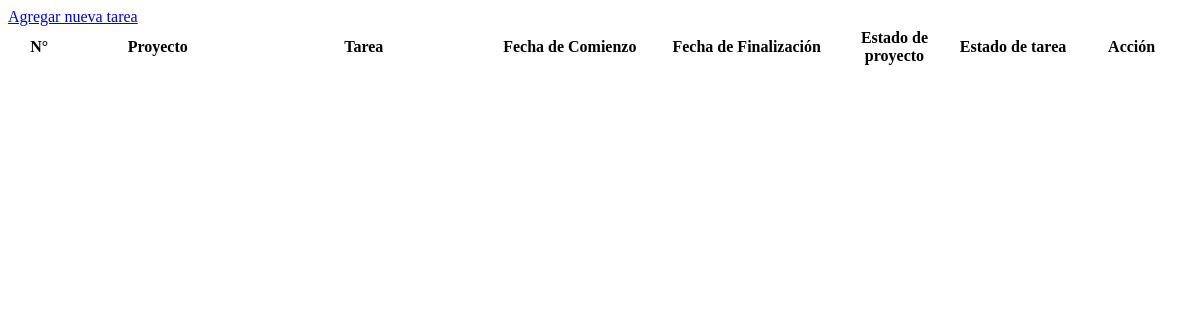
/tarea_list.php, run on an earlier commit of the app's database.
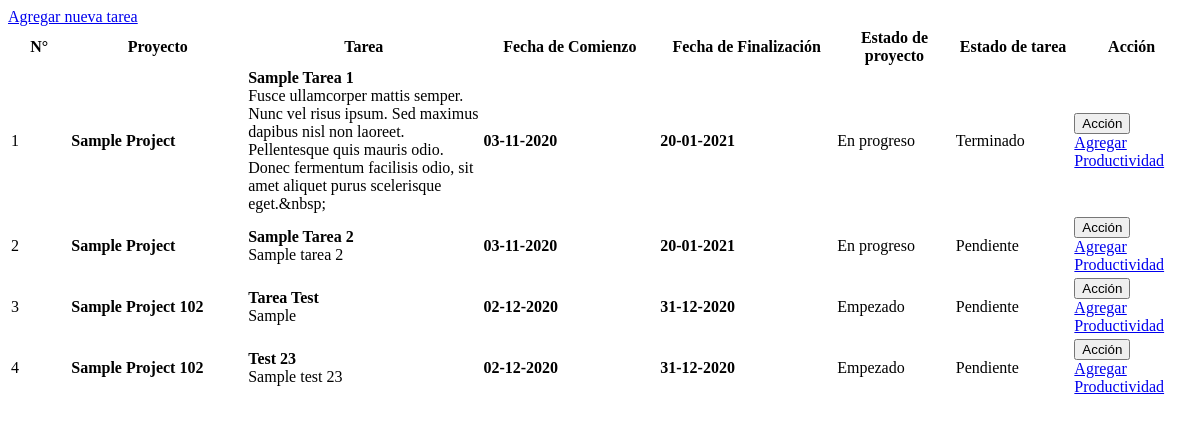
And on a later commit of the database.
### tables this page shows
CREATE TABLE `tarea_list` (
  `id` int(30) NOT NULL,
  `proyecto_id` int(30) NOT NULL,
  `tarea` varchar(200) NOT NULL,
  `descripcion` text NOT NULL,
  `status` tinyint(4) NOT NULL,
  `fecha_de_creacion` datetime NOT NULL DEFAULT current_timestamp()
);

CREATE TABLE `proyecto_list` (
  `id` int(30) NOT NULL,
  `nombre` varchar(200) NOT NULL,
  `descripcion` text NOT NULL,
  `status` tinyint(2) NOT NULL,
  `fecha_de_inicio` date NOT NULL,
  `fin_fecha` date NOT NULL,
  `manager_id` int(30) NOT NULL,
  `usuario_ids` text NOT NULL,
  `fecha_de_creacion` datetime NOT NULL DEFAULT current_timestamp()
);

### tarea_list.php (the view, shortened to what this page needs)
<?php include'db_connect.php' ?>
<div class="col-lg-12">
	<div class="card card-outline card-success">
		<div class="card-header">
			<div class="card-tools">
				<a class="btn btn-block btn-sm btn-default btn-flat border-primary" href="./index.php?page=new_project"><i class="fa fa-plus"></i> Agregar nueva tarea</a>
			</div>
		</div>
		<div class="card-body">
			<table class="table tabe-hover table-condensed" id="list">
				<colgroup>
					<col width="5%">
					<col width="15%">
					<col width="20%">
					<col width="15%">
					<col width="15%">
					<col width="10%">
					<col width="10%">
					<col width="10%">
				</colgroup>
				<thead>
					<tr>
						<th class="text-center">N°</th>
						<th>Proyecto</th>
						<th>Tarea</th>
						<th>Fecha de Comienzo</th>
						<th>Fecha de Finalización</th>
						<th>Estado de proyecto</th>
						<th>Estado de tarea</th>
						<th>Acción</th>
					</tr>
				</thead>
				<tbody>
					<?php
					$i = 1;
					$where = "";
					$stat = array("Pendiente", "Empezado", "En progreso", "En espera", "Vencido", "Terminado");
					$qry = $conn->query("SELECT t.*,p.nombre as pnombre,p.fecha_de_inicio,p.status as pstatus, p.fin_fecha,p.id as pid FROM tarea_list t inner join proyecto_list p on p.id = t.proyecto_id $where order by p.nombre asc");
					while($row= $qry->fetch_assoc()):
						$trans = get_html_translation_table(HTML_ENTITIES,ENT_QUOTES);
						unset($trans["\""], $trans["<"], $trans[">"], $trans["<h2"]);
						$desc = strtr(html_entity_decode($row['descripcion']),$trans);
						$desc=str_replace(array("<li>","</li>"), array("",", "), $desc);
		                $cprog = $conn->query("SELECT * FROM tarea_list where proyecto_id = {$row['pid']} and status = 3")->num_rows;
		                $prod = $conn->query("SELECT * FROM productividad_usuario where proyecto_id = {$row['pid']}")->num_rows;
		                if($row['pstatus'] == 0 && strtotime(date('Y-m-d')) >= strtotime($row['fecha_de_inicio'])):
		                if($prod  > 0  || $cprog > 0)
		                  $row['pstatus'] = 2;
		                else
		                  $row['pstatus'] = 1;
		                elseif($row['pstatus'] == 0 && strtotime(date('Y-m-d')) > strtotime($row['fin_fecha'])):
		                $row['pstatus'] = 4;
		                endif;
					?>
					<tr>
						<td class="text-center"><?php echo $i++ ?></td>
						<td>
							<p><b><?php echo ucwords($row['pnombre']) ?></b></p>
						</td>
						<td>
							<p><b><?php echo ucwords($row['tarea']) ?></b></p>
							<p class="truncate"><?php echo strip_tags($desc) ?></p>
						</td>
						<td><b><?php echo date("d-m-Y",strtotime($row['fecha_de_inicio'])) ?></b></td>
						<td><b><?php echo date("d-m-Y",strtotime($row['fin_fecha'])) ?></b></td>
						<td class="text-center">
							<?php
							  if($stat[$row['pstatus']] =='Pendiente'){
							  	echo "<span class='badge badge-secondary'>{$stat[$row['pstatus']]}</span>";
							  }elseif($stat[$row['pstatus']] =='Empezado'){
							  	echo "<span class='badge badge-primary'>{$stat[$row['pstatus']]}</span>";
							  }elseif($stat[$row['pstatus']] =='En progreso'){
							  	echo "<span class='badge badge-info'>{$stat[$row['pstatus']]}</span>";
							  }elseif($stat[$row['pstatus']] =='En espera'){
							  	echo "<span class='badge badge-warning'>{$stat[$row['pstatus']]}</span>";
							  }elseif($stat[$row['pstatus']] =='Vencido'){
							  	echo "<span class='badge badge-danger'>{$stat[$row['pstatus']]}</span>";
							  }elseif($stat[$row['pstatus']] =='Terminado'){
							  	echo "<span class='badge badge-success'>{$stat[$row['pstatus']]}</span>";
							  }
							?>
						</td>
						<td>
                        	<?php
                        	if($row['status'] == 1){
						  		echo "<span class='badge badge-secondary'>Pendiente</span>";
                        	}elseif($row['status'] == 2){
						  		echo "<span class='badge badge-primary'>En progreso</span>";
                        	}elseif($row['status'] == 3){
						  		echo "<span class='badge badge-success'>Terminado</span>";
                        	}
                        	?>
                        </td>
						<td class="text-center">
							<button type="button" class="btn btn-default btn-sm btn-flat border-info wave-effect text-info dropdown-toggle" data-toggle="dropdown" aria-expanded="true">
		                      Acción
		                    </button>
			                    <div class="dropdown-menu" style="">
			                      <a class="dropdown-item new_productivity" data-pid = '<?php echo $row['pid'] ?>' data-tid = '<?php echo $row['id'] ?>'  data-tarea = '<?php echo ucwords($row['tarea']) ?>'  href="javascript:void(0)">Agregar Productividad</a>
								</div>
						</td>
					</tr>
				<?php endwhile; ?>
				</tbody>
			</table>
		</div>
	</div>
</div>

### tarea_list.php (style rules this page uses)
table p { margin: unset !important; }
table td { vertical-align: middle !important }

What changed in the data, as far as the page shows it:
added tarea_list: proyecto_list.nombre "Sample Project", tarea "Sample Tarea 1", descripcion "Fusce ullamcorper mattis semper. Nunc vel risus ipsum. Sed maximus dapibus nisl non laoreet. Pellentesque quis mauris odio. Donec fermentum facilisis odio, sit amet aliquet purus scelerisque eget.&nbsp;", proyecto_list.fecha_de_inicio "03-11-2020", proyecto_list.fin_fecha "20-01-2021", pstatus "En progreso", status "Terminado"
added tarea_list: proyecto_list.nombre "Sample Project", tarea "Sample Tarea 2", descripcion "Sample tarea 2", proyecto_list.fecha_de_inicio "03-11-2020", proyecto_list.fin_fecha "20-01-2021", id "En progreso", status "Pendiente"
added tarea_list: proyecto_list.nombre "Sample Project 102", tarea "Tarea Test", descripcion "Sample", proyecto_list.fecha_de_inicio "02-12-2020", proyecto_list.fin_fecha "31-12-2020", status "Empezado", shows "Pendiente"
added tarea_list: proyecto_list.nombre "Sample Project 102", tarea "Test 23", descripcion "Sample test 23", proyecto_list.fecha_de_inicio "02-12-2020", proyecto_list.fin_fecha "31-12-2020", status "Empezado", shows "Pendiente"
